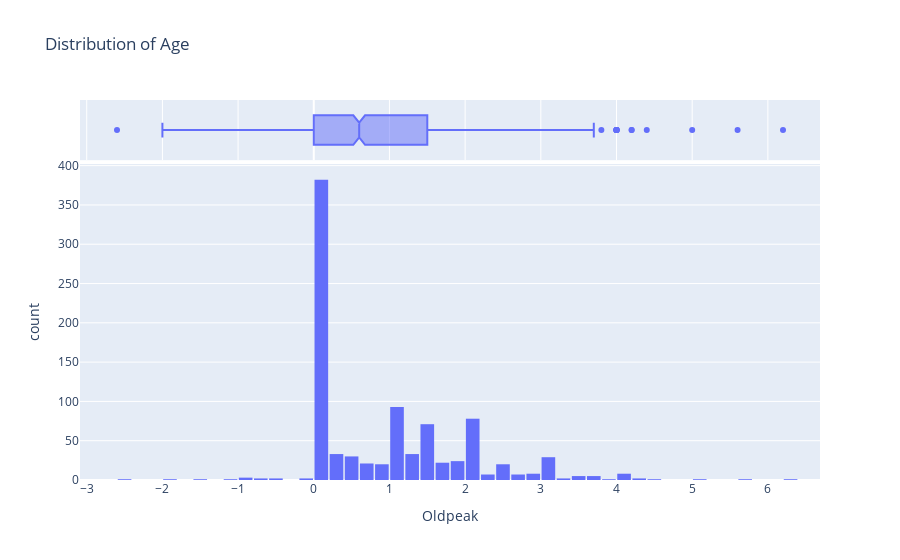

Notebook source saved alongside this figure:
### Code cell
fig = px.histogram(df,
                   x='Oldpeak', 
                   marginal='box', 
                   nbins=47, 
                   title='Distribution of Age')
fig.update_layout(bargap=0.1)
fig.show()

### Figure 1 — Plotly figure (JSON) as saved in the notebook; plotly's stock layout.template omitted (floating-point values rounded to 4 significant figures; data arrays with more than 128 entries replaced by an {"elided": "..."} marker saying what was removed)
{"data": [{"alignmentgroup": "True", "bingroup": "x", "hovertemplate": "Oldpeak=%{x}<br>count=%{y}<extra></extra>", "legendgroup": "", "marker": {"color": "#636efa", "pattern": {"shape": ""}}, "name": "", "nbinsx": 47, "offsetgroup": "", "orientation": "v", "showlegend": false, "type": "histogram", "x": {"elided": "918 float values"}, "xaxis": "x", "yaxis": "y"}, {"alignmentgroup": "True", "hovertemplate": "Oldpeak=%{x}<extra></extra>", "legendgroup": "", "marker": {"color": "#636efa"}, "name": "", "notched": true, "offsetgroup": "", "showlegend": false, "type": "box", "x": {"elided": "918 float values"}, "xaxis": "x2", "yaxis": "y2"}], "layout": {"autosize": true, "bargap": 0.1, "barmode": "relative", "legend": {"tracegroupgap": 0}, "title": {"text": "Distribution of Age"}, "xaxis": {"anchor": "y", "autorange": true, "domain": [0, 1], "range": [-3.089, 6.689], "showspikes": false, "title": {"text": "Oldpeak"}, "type": "linear"}, "xaxis2": {"anchor": "y2", "autorange": true, "domain": [0, 1], "matches": "x", "range": [-3.089, 6.689], "showgrid": true, "showspikes": false, "showticklabels": false, "type": "linear"}, "yaxis": {"anchor": "x", "autorange": true, "domain": [0, 0.8316], "range": [0, 402.1], "showspikes": false, "title": {"text": "count"}}, "yaxis2": {"anchor": "x2", "autorange": true, "domain": [0.8416, 1], "matches": "y2", "range": [-0.5, 0.5], "showgrid": false, "showline": false, "showspikes": false, "showticklabels": false, "ticks": "", "type": "category"}}}
